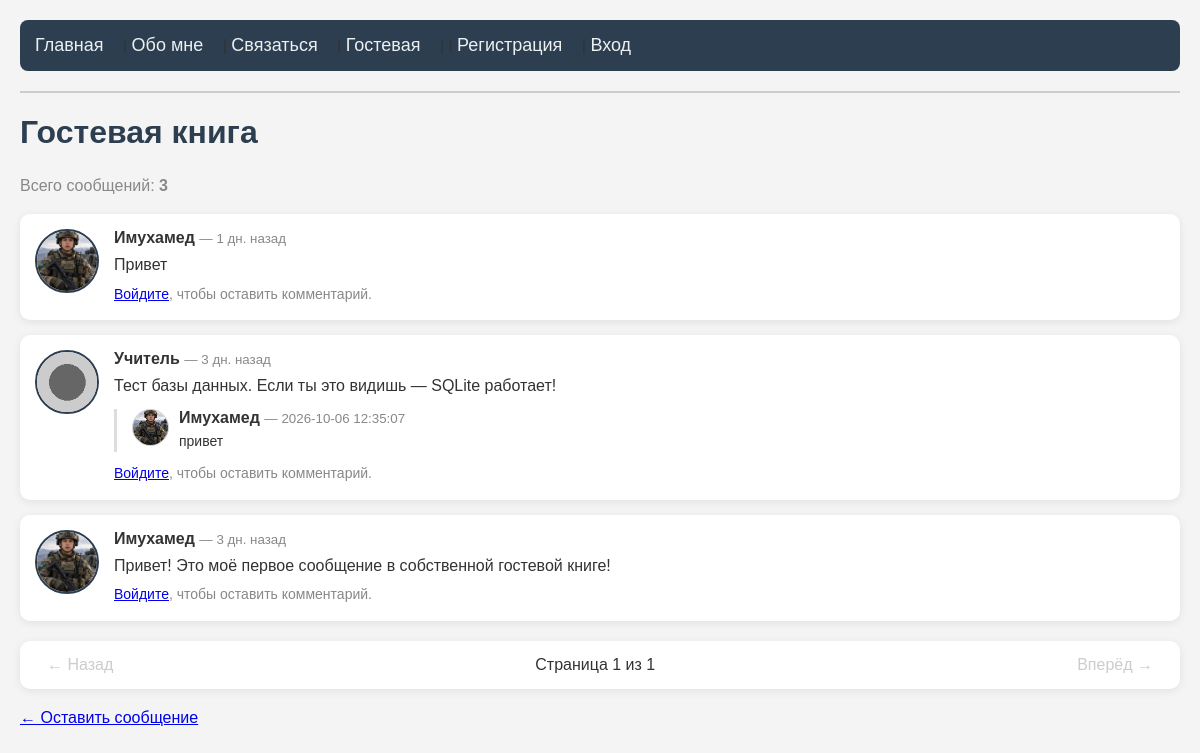
The app's page /messages, older data.
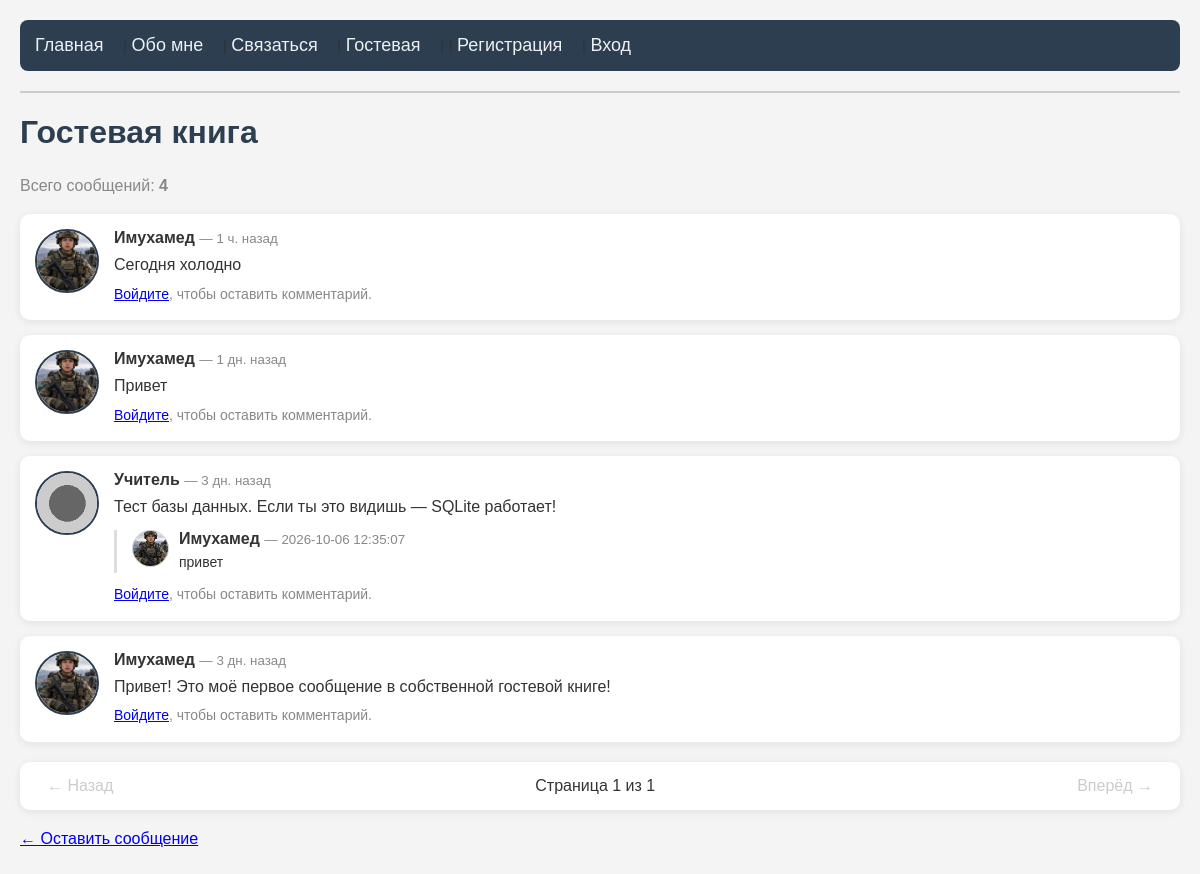
The same page, newer data.
### tables this page shows
CREATE TABLE messages (
 id INTEGER PRIMARY KEY AUTOINCREMENT,
  name TEXT NOT NULL,
  message TEXT NOT NULL,
   created_at TEXT DEFAULT CURRENT_TIMESTAMP
   );

CREATE TABLE users (
  id INTEGER PRIMARY KEY AUTOINCREMENT,
    username TEXT UNIQUE NOT NULL,
     email TEXT UNIQUE NOT NULL,
      password_hash TEXT NOT NULL,
       created_at TEXT DEFAULT CURRENT_TIMESTAMP
       , reset_token TEXT, avatar TEXT DEFAULT 'default.png', is_admin INTEGER DEFAULT 0);

CREATE TABLE comments (id INTEGER PRIMARY KEY AUTOINCREMENT, message_id INTEGER NOT NULL, username TEXT NOT NULL, text TEXT NOT NULL, created_at TEXT DEFAULT CURRENT_TIMESTAMP, FOREIGN KEY (message_id) REFERENCES messages(id));

### app.py (the view)
@app.route('/messages')
def messages():
    PER_PAGE = 5
    page = request.args.get('page', 1, type=int)
    if page < 1:
        page = 1
    conn = get_db()
    total = conn.execute("SELECT COUNT(*) FROM messages").fetchone()[0]
    total_pages = (total + PER_PAGE - 1) // PER_PAGE
    if total_pages < 1:
        total_pages = 1
    if page > total_pages:
        page = total_pages
    offset = (page - 1) * PER_PAGE
    rows = conn.execute("""
        SELECT messages.id, messages.name, messages.message, messages.created_at,
               users.avatar
        FROM messages
        LEFT JOIN users ON messages.name = users.username
        ORDER BY messages.id DESC
        LIMIT ? OFFSET ?
    """, (PER_PAGE, offset)).fetchall()
    current_user = None
    if 'user_id' in session:
        current_user = conn.execute("SELECT * FROM users WHERE id = ?", (session['user_id'],)).fetchone()
    formatted = []
    for row in rows:
        comments = conn.execute("""
            SELECT comments.*, users.avatar
            FROM comments
            LEFT JOIN users ON comments.username = users.username
            WHERE comments.message_id = ?
            ORDER BY comments.id ASC
        """, (row['id'],)).fetchall()
        can_delete = False
        if current_user:
            if current_user['is_admin'] == 1 or current_user['username'] == row['name']:
                can_delete = True
        formatted.append({
            'id': row['id'],
            'name': row['name'],
            'message': row['message'],
            'created_at': format_time(row['created_at']),
            'avatar': row['avatar'],
            'can_delete': can_delete,
            'comments': comments
        })
    conn.close()
    return render_template('messages.html',
                           messages=formatted,
                           count=total,
                           page=page,
                           total_pages=total_pages)

### app.py (called while the page is built)
def format_time(timestamp):
    try:
        dt = datetime.strptime(timestamp, "%Y-%m-%d %H:%M:%S")
    except:
        return timestamp
    now = datetime.now()
    diff = now - dt
    seconds = diff.total_seconds()
    if seconds < 60:
        return "только что"
    elif seconds < 3600:
        minutes = int(seconds // 60)
        return f"{minutes} мин. назад"
    elif seconds < 86400:
        hours = int(seconds // 3600)
        return f"{hours} ч. назад"
    elif seconds < 604800:
        days = int(seconds // 86400)
        return f"{days} дн. назад"
    else:
        return dt.strftime("%d.%m.%Y")

def get_db():
    conn = sqlite3.connect(DB)
    conn.row_factory = sqlite3.Row
    return conn

### templates/messages.html (shortened to what this page needs)
{% extends "base.html" %}
{% block content %}
    <h1>Гостевая книга</h1>
    <p style="color:#888;">Всего сообщений: <strong>{{ count }}</strong></p>
    {% if messages %}
        {% for msg in messages %}
            <div class="msg-card">
                {% if msg['avatar'] %}
                    <img src="{{ url_for('static', filename='avatars/' + msg['avatar']) }}" alt="Аватар" class="avatar">
                {% else %}
                    <img src="{{ url_for('static', filename='avatars/default.png') }}" alt="Аватар" class="avatar">
                {% endif %}
                <div class="msg-body">
                    <strong>{{ msg['name'] }}</strong>
                    <small style="color:#888;"> — {{ msg['created_at'] }}</small>
                    <p>{{ msg['message'] }}</p>
                    {% if msg['comments'] %}
                        <div class="comments-block">
                            {% for c in msg['comments'] %}
                                <div class="comment">
                                    {% if c['avatar'] %}
                                        <img src="{{ url_for('static', filename='avatars/' + c['avatar']) }}" alt="Аватар" class="comment-avatar">
                                    {% else %}
                                        <img src="{{ url_for('static', filename='avatars/default.png') }}" alt="Аватар" class="comment-avatar">
                                    {% endif %}
                                    <div>
                                        <strong>{{ c['username'] }}</strong>
                                        <small style="color:#888;"> — {{ c['created_at'] }}</small>
                                        <p>{{ c['text'] }}</p>
                                    </div>
                                </div>
                            {% endfor %}
                        </div>
                    {% endif %}
                    {% if session.user_id %}
                        <form method="POST" action="/add_comment/{{ msg['id'] }}" class="comment-form">
                            <input type="text" name="text" placeholder="Написать комментарий..." required>
                            <button type="submit">Ответить</button>
                        </form>
                    {% else %}
                        <p style="color:#888; font-size:14px;"><a href="/login">Войдите</a>, чтобы оставить комментарий.</p>
                    {% endif %}
                </div>
            </div>
        {% endfor %}
        <div class="pagination">
            {% if page > 1 %}
                <a href="/messages?page={{ page - 1 }}">← Назад</a>
            {% else %}
                <span class="disabled">← Назад</span>
            {% endif %}
            <span>Страница {{ page }} из {{ total_pages }}</span>
            {% if page < total_pages %}
                <a href="/messages?page={{ page + 1 }}">Вперёд →</a>
            {% else %}
                <span class="disabled">Вперёд →</span>
            {% endif %}
        </div>
    {% else %}
        <p>Пока сообщений нет. <a href="/contact">Оставьте первое!</a></p>
    {% endif %}
    <p><a href="/contact">← Оставить сообщение</a></p>
{% endblock %}

### templates/base.html (shortened to what this page needs)
<!DOCTYPE html>
<html>
<head>
	<title>{% block title %}Мой сайт{% endblock %}</title>                                                      	<link rel="stylesheet" href="{{ url_for('static', filename='style.css') }}">
</head>
<body>
    <nav>
    <a href="/">Главная</a> |
    <a href="/about">Обо мне</a> |
    <a href="/contact">Связаться</a> |
    <a href="/messages">Гостевая</a> |
    {% if session.user_id %}
        | <a href="/profile">Привет, {{ session.username }}!</a> |
        <a href="/logout">Выйти</a>
    {% else %}
        | <a href="/register">Регистрация</a> |
        <a href="/login">Вход</a>
    {% endif %}
 </nav>
    <hr>
    {% block content %}{% endblock %}
</body>
</html>

### static/style.css (style rules this page uses)
body { font-family: Arial, sans-serif; background-color: #f4f4f4; color: #333; margin: 0; padding: 20px; }
nav { background-color: #2c3e50; padding: 15px; border-radius: 8px; margin-bottom: 20px; }
nav a { color: #ecf0f1; text-decoration: none; font-size: 18px; margin-right: 15px; }
h1 { color: #2c3e50; font-size: 32px; }
p { font-size: 16px; line-height: 1.6; }
hr { border: 1px solid #ccc; margin: 20px 0; }
.msg-card { display: flex; gap: 15px; align-items: flex-start; background: #ffffff; border-radius: 10px; padding: 15px; margin-bottom: 15px; box-shadow: 0 2px 8px rgba(0,0,0,0.08); transition: transform 0.2s, box-shadow 0.2s; }
.avatar { width: 60px; height: 60px; border-radius: 50%; object-fit: cover; border: 2px solid #2c3e50; flex-shrink: 0; }
.msg-body { flex: 1; }
.msg-body p { margin: 5px 0 0 0; color: #333; }
.comments-block { margin-top: 10px; padding-left: 15px; border-left: 3px solid #ddd; }
.comment { display: flex; gap: 10px; margin-bottom: 10px; align-items: flex-start; }
.comment-avatar { width: 35px; height: 35px; border-radius: 50%; object-fit: cover; border: 1px solid #ccc; flex-shrink: 0; }
.comment p { margin: 3px 0 0 0; font-size: 14px; }
.pagination { display: flex; justify-content: space-between; align-items: center; margin-top: 20px; padding: 10px 15px; background: #ffffff; border-radius: 10px; box-shadow: 0 2px 8px rgba(0,0,0,0.08); font-size: 16px; }
.pagination .disabled { color: #ccc; padding: 5px 12px; }

Row changes from the older to the newer data that the page shows:
added messages: avatar (picture), name "Имухамед", created_at "1 ч. назад", message "Сегодня холодно"
Text that changed along with them:
{{ count }}: "3" → "4"
